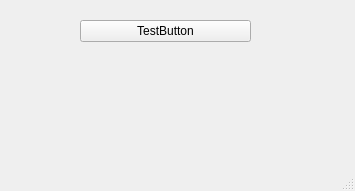
<?xml version="1.0" encoding="UTF-8"?>
<ui version="4.0">
 <class>MainWindow</class>
 <widget class="QMainWindow" name="MainWindow">
  <property name="geometry">
   <rect>
    <x>0</x>
    <y>0</y>
    <width>355</width>
    <height>191</height>
   </rect>
  </property>
  <property name="windowTitle">
   <string>MainWindow</string>
  </property>
  <widget class="QWidget" name="centralwidget">
   <widget class="QPushButton" name="pushButton">
    <property name="geometry">
     <rect>
      <x>80</x>
      <y>20</y>
      <width>171</width>
      <height>22</height>
     </rect>
    </property>
    <property name="text">
     <string>TestButton</string>
    </property>
   </widget>
  </widget>
  <widget class="QMenuBar" name="menubar">
   <property name="geometry">
    <rect>
     <x>0</x>
     <y>0</y>
     <width>355</width>
     <height>19</height>
    </rect>
   </property>
  </widget>
  <widget class="QStatusBar" name="statusbar"/>
 </widget>
 <resources/>
 <connections/>
</ui>
